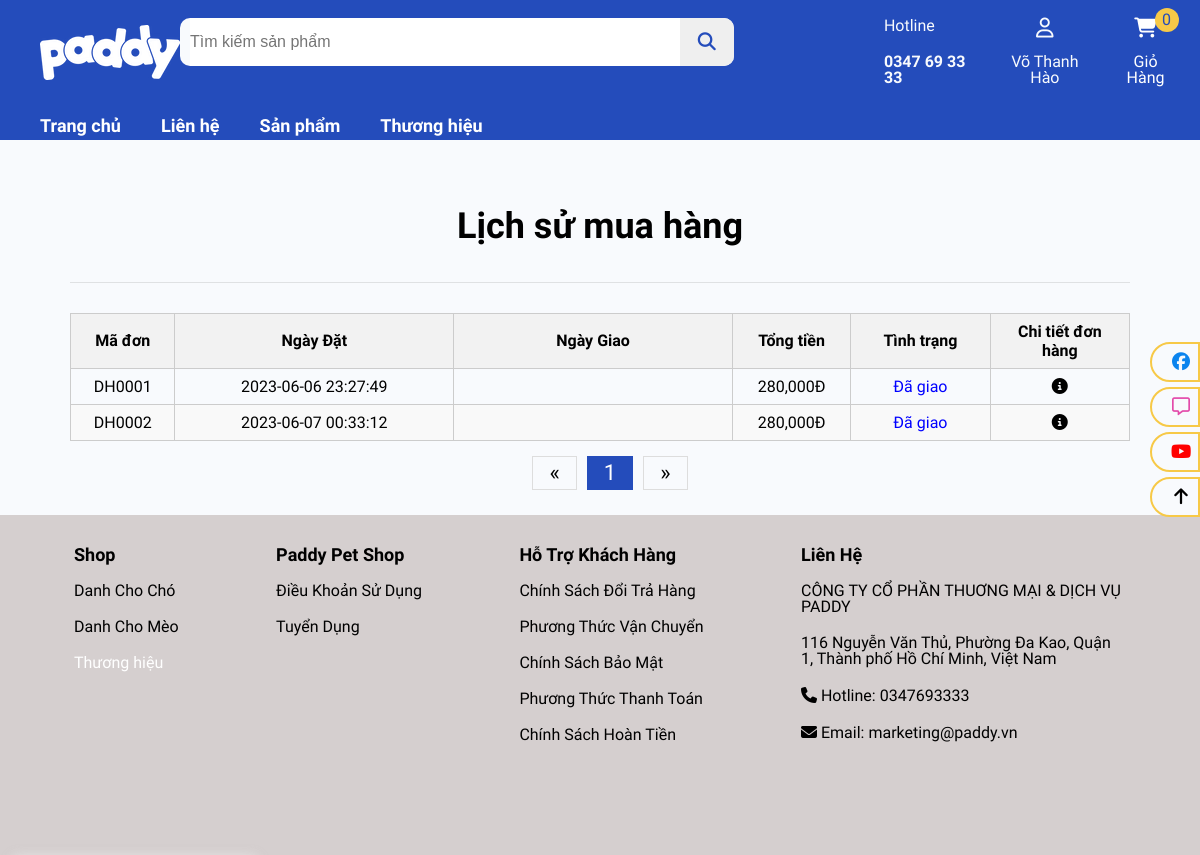
The page /pages/buy_history_page.php (signed in) on the database its author committed.
### tables this page shows
CREATE TABLE `don_dat_hang` (
  `maDonHang` varchar(6) NOT NULL,
  `maKhachHang` varchar(6) NOT NULL,
  `ngayDat` datetime NOT NULL,
  `ngayGiao` datetime DEFAULT NULL,
  `tinhTrang` bit(2) NOT NULL,
  `tongTien` int(11) NOT NULL,
  `maNhanVien` varchar(6) DEFAULT NULL
);

### includes/show_order_in_table.php (the view, shortened to what this page needs)
<?php
$rowOfPage = 10;
$currentPage = isset($_GET['page']) ? (int) $_GET['page'] : 1;
$query = "SELECT don_dat_hang.* FROM don_dat_hang WHERE maKhachHang = '{$_SESSION['taiKhoan']['maKhachHang']}'
ORDER BY ngayDat ASC, maDonHang ASC
LIMIT " . $rowOfPage . " OFFSET " . ($currentPage - 1) * $rowOfPage;
$statement = $dbh->prepare($query);
$statement->execute();
$statement->setFetchMode(PDO::FETCH_OBJ);
$result = $statement->fetchAll();
if ($result) {
    foreach ($result as $row) {
        $tinhTrang = "";
        $btnHuy = "<form action='../includes/process_order.php?id=" . $row->maDonHang . "&nut=huy' method='post'>
            <input class=\"btn-danger\" type='submit' value=\"Hủy đơn\" >
        </form>";
        $btnXacNhan = "<form action='../includes/process_order.php?id=" . $row->maDonHang . "&nut=xacNhan' method='post'>
        <input class=\"btn-success\" type='submit' value=\"Xác nhận\" >
    </form>";
        $btnGiao = "<form action='../includes/process_order.php?id=" . $row->maDonHang . "&nut=giao' method='post'>
        <input class=\"btn-primary\" type='submit' value=\"Đã giao\" >
    </form>";
        if ($row->tinhTrang == 0) {
            $tinhTrang = "<p style=\"color:red;\">Đơn hàng bị hủy</p>";
        } else if ($row->tinhTrang == 1) {
            $tinhTrang = "<p style=\"color:blue;\">Đã giao</p>";
        } else if ($row->tinhTrang == 2) {
            $tinhTrang = "<p style=\"color:green;\">Đã xác nhận (Đang giao)</p>";
            $btn = $btnGiao;
        } else {
            $tinhTrang = "<p>Chưa xác nhận</p>";
            $btn = $btnXacNhan . $btnHuy;
        }
        echo "<tr>
                            <td><p>" . $row->maDonHang . "</p></td>
                            <td><p>" . $row->ngayDat . "</p></td>
                            <td><p>" . $row->ngayGiao . "</p></td>
                            <td><p>" . number_format($row->tongTien) . "Đ</p></td>
                            <td>" . $tinhTrang . "</td>
                            <td>
                                <a style='color: black;' href=\"detail_buy_history_page.php?id=" . $row->maDonHang . "&tinhTrang=".$row->tinhTrang."\" ><i class=\"fa-solid fa-circle-info detail\"></i></a>
                            </td>
                        </tr>";
    }
} else {
    echo "<tr>
                <td colspan=\"10\">Không có dữ liệu</td>
                </tr>";
}
?>

### templates/header.php (style rules this page uses)
a { text-decoration: none; }
a:link, a:visited { color: #FFFFFF; }

### pages/buy_history_page.php (style rules this page uses)
.my-table th, .my-table td { padding: 8px; border: 1px solid #ccc; text-align: center; }
.my-table tbody tr:nth-child(even) { background-color: #f9f9f9; }

### rows shown on the page
don_dat_hang: maDonHang "DH0001", ngayDat "2023-06-06 23:27:49", tongTien "280,000", tinhTrang "Đã giao"
don_dat_hang: maDonHang "DH0002", ngayDat "2023-06-07 00:33:12", tongTien "280,000", tinhTrang "Đã giao"

### other values the page prints
$_SESSION["taiKhoan"]["hoKhachHang"] "Võ Thanh"
$_SESSION["taiKhoan"]["tenKhachHang"] "Hào"
